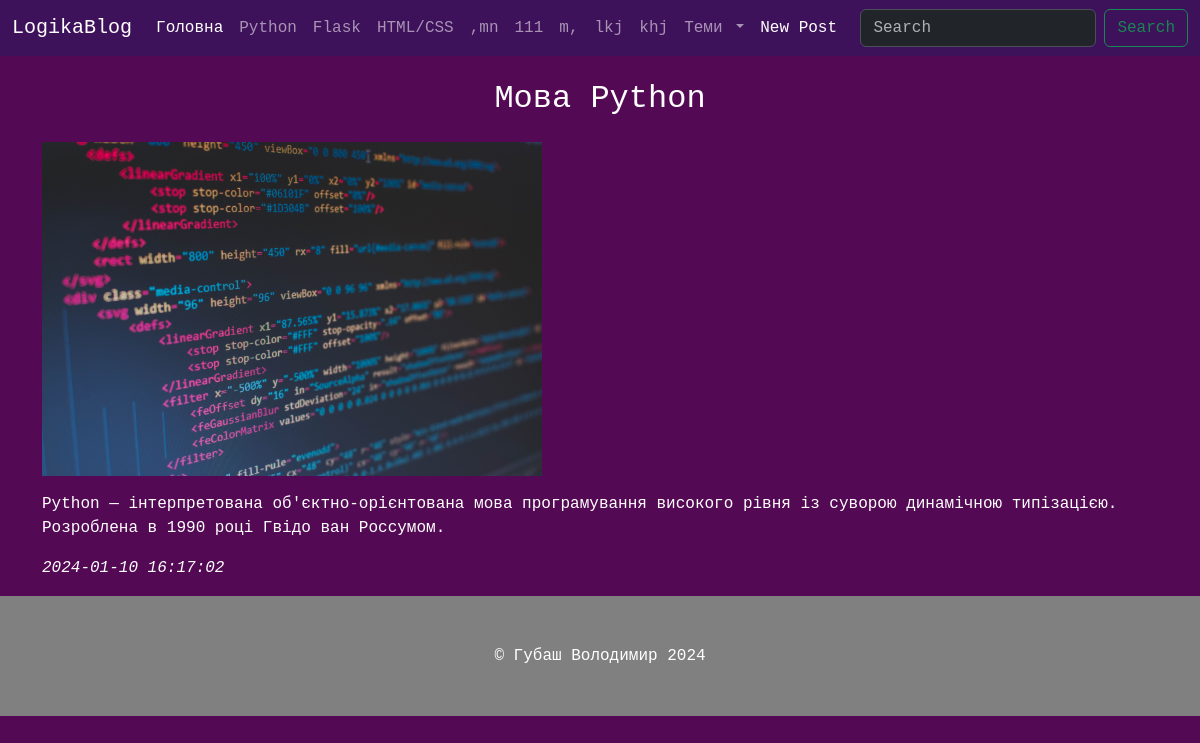
/post/1, run on the app's committed database.
### tables this page shows
CREATE TABLE "categories" (
	"id"	INTEGER,
	"title"	TEXT NOT NULL,
	PRIMARY KEY("id" AUTOINCREMENT)
);

CREATE TABLE "posts" (
	"id"	INTEGER,
	"category_id"	INTEGER,
	"title"	TEXT NOT NULL,
	"text"	TEXT,
	"image"	TEXT,
	"created"	TEXT DEFAULT CURRENT_TIMESTAMP,
	FOREIGN KEY("category_id") REFERENCES "categories"("id"),
	PRIMARY KEY("id" AUTOINCREMENT)
);

### app.py (the view)
@app.route("/post/<post_id>")
def post(post_id):
    categories = db.get_all_categories()
    post = db.get_post(int(post_id))
    return render_template("post.html",categories = categories,post = post)

### sql_queries.py (called while the page is built)
    def open(self):
        self.conn = sqlite3.connect(self.dbname)
        self.cursor = self.conn.cursor()

    def close(self):
        self.cursor.close()
        self.conn.close()

    def get_all_categories(self):
        self.open()
        self.cursor.execute("SELECT * FROM categories")
        data = self.cursor.fetchall()
        self.close()
        return data

    def get_post(self,post_id):
        self.open()
        self.cursor.execute("SELECT * FROM posts WHERE category_id=?", [post_id])
        data = self.cursor.fetchone()
        self.close()
        return data

### templates/post.html (shortened to what this page needs)
{% extends 'base.html' %}
{% block content %}
<div class="container">
   <h2 class="my-4 text-center">{{post[2]}}</h2>
   <img src="{{ url_for('static', filename='img/2.jpg') }}" style="width:100%;max-width:500px" class="img-fluid" alt="...">
   <p class="my-3">{{post[3] | safe}}</p>
   <p><i>{{post[5]}}</i></p>
</div>
{% endblock content %}

### templates/base.html (shortened to what this page needs)
<!DOCTYPE html>
<html lang="uk">
<head>
    <link href="https://cdn.jsdelivr.net/npm/bootstrap@5.3.2/dist/css/bootstrap.min.css" rel="stylesheet">
    <link rel="stylesheet" href="static/style.css">
</head>
<body>
    <header>
        {% include 'menu.html' %}
    </header>
    <main>
        {% block content %}{% endblock content %}
    </main>
    <footer class="container-fluid py-5 text-center">
        &copy; Губаш Володимир 2024
    </footer>
</body>
</html>

### templates/menu.html (shortened to what this page needs)
<nav class="navbar navbar-expand-lg" data-bs-theme="dark" style="background-color: #3e115b;">
    <div class="container-fluid">
      <a class="navbar-brand" href="{{ url_for('index') }}">LogikaBlog</a>
      <div class="collapse navbar-collapse" id="navbarSupportedContent">
        <ul class="navbar-nav me-auto mb-2 mb-lg-0">
          <li class="nav-item">
            <a class="nav-link active" aria-current="page" href="{{ url_for('index') }}">Головна</a>
          </li>
          {% for category in categories %}
          <li class="nav-item">
            <a class="nav-link" href="{{ url_for('posts_by_category', category_id=category[0] ) }}">{{category[1]}}</a>
          </li>
          {% endfor %}
          <li class="nav-item dropdown">
            <a class="nav-link dropdown-toggle" href="#" role="button" data-bs-toggle="dropdown" aria-expanded="false">
              Теми
            </a>
          </li>
          <li class="nav-item">
            <a class="nav-link active" aria-current="page" href="{{ url_for('newpost') }}">New Post</a>
          </li>
        </ul>
        <form class="d-flex" role="search">
          <input class="form-control me-2" type="search" placeholder="Search" aria-label="Search">
          <button class="btn btn-outline-success" type="submit">Search</button>
        </form>
      </div>
    </div>
  </nav>

### static/style.css (style rules this page uses)
body { background: #530953; color: white; font-family: "source Code Pro", monospace; }
footer { background-color: gray; color: white; }

### data on the page
categories: title "Python"
categories: title "Flask"
categories: title "HTML/CSS"
categories: title ",mn"
categories: title "111"
categories: title "m,"
categories: title "lkj"
categories: title "khj"
posts: title "Мова Python", text "Python — інтерпретована об'єктно-орієнтована мова програмування високого рівня із суворою динамічною типізацією. Розроблена в 1990 році Гвідо ван Россумом.", created "2024-01-10 16:17:02"
